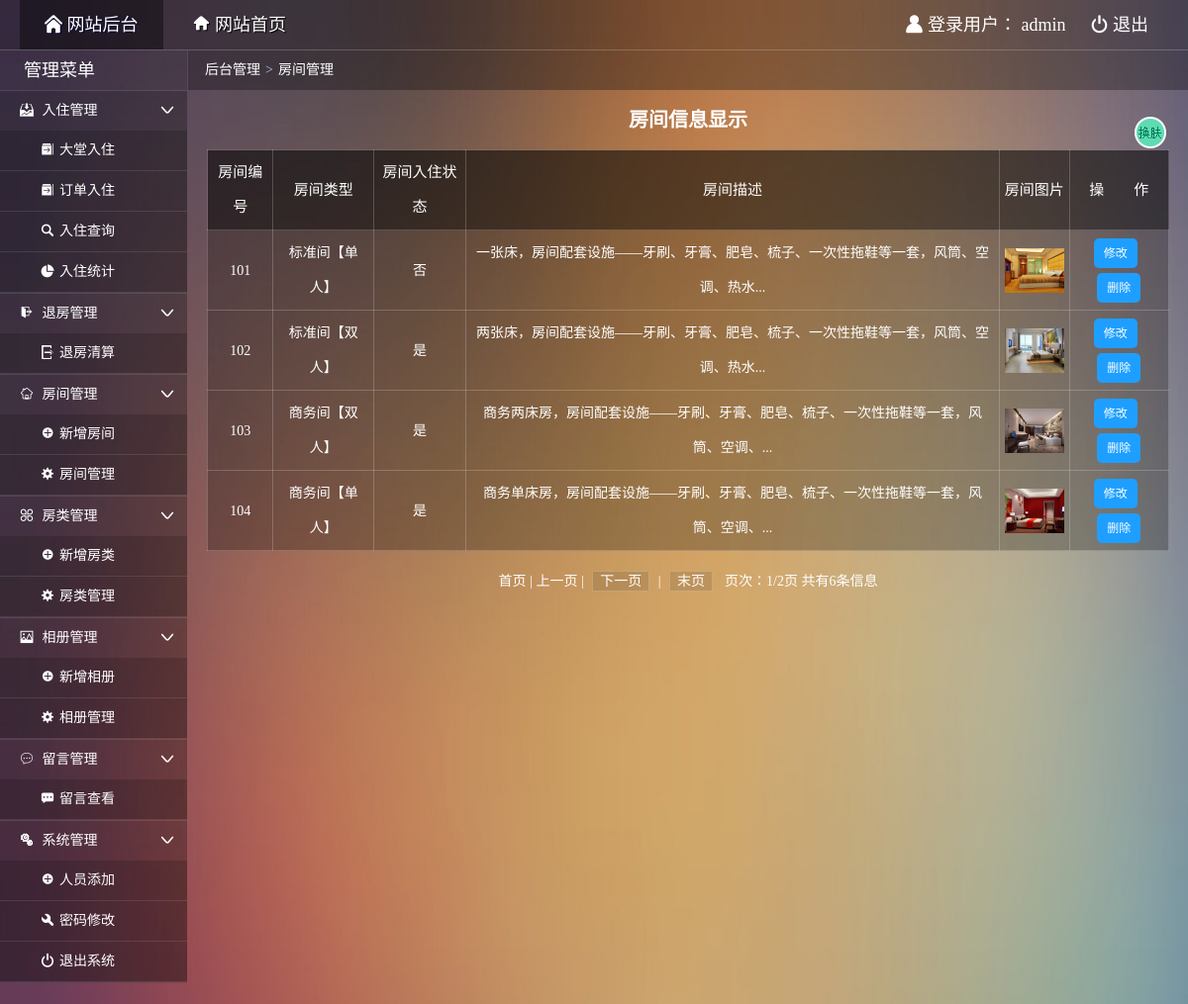
Screenshot of /admin/admin_roommgr.php (signed in) with the database file from the repository.
### tables this page shows
CREATE TABLE IF NOT EXISTS `room` (
  `roomid` varchar(4) NOT NULL COMMENT '房间编号',
  `typeid` int(4) NOT NULL COMMENT '类型标识',
  `status` char(1) NOT NULL COMMENT '是否入住',
  `remarks` varchar(500) default NULL COMMENT '房间描述',
  `pic` varchar(100) NOT NULL COMMENT '房间图片',
  PRIMARY KEY  (`roomid`),
  UNIQUE KEY `roomid` (`roomid`),
  KEY `FK_ID` (`typeid`)
);

CREATE TABLE IF NOT EXISTS `roomtype` (
  `typeid` int(4) NOT NULL auto_increment COMMENT '类型标识',
  `typename` varchar(20) NOT NULL COMMENT '类型名称',
  `area` varchar(2) NOT NULL COMMENT '房间面积',
  `hasNet` char(1) NOT NULL default '有' COMMENT '网络',
  `hasTV` char(1) NOT NULL default '有' COMMENT '有线电视',
  `price` decimal(8,2) NOT NULL COMMENT '价格',
  `totalnum` int(4) NOT NULL COMMENT '房间数量',
  `leftnum` int(4) NOT NULL COMMENT '剩余数量',
  PRIMARY KEY  (`typeid`)
);

### admin/admin_roommgr.php (the view, shortened to what this page needs)
<!doctype html>
<html>
<head>
  <link rel="stylesheet" type="text/css" href="css/common.css"/>
  <link rel="stylesheet" type="text/css" href="css/main.css"/>
</head>
<body>
  <div class="topbar-wrap white">
    <div class="topbar-inner clearfix">
      <div class="topbar-logo-wrap clearfix">
        <ul class="navbar-list clearfix">
          <li><a class="on" href="admin_index.php"><i class="icon-font">&#xe622;</i> 网站后台</a></li>
          <li><a href="../index.php" target="_blank"><i class="icon-font">&#xe681;</i> 网站首页</a></li>
        </ul>
      </div>
      <div class="top-info-wrap">
        <ul class="top-info-list clearfix">
          <li><i class="icon-font">&#xe607;</i> 登录用户：
            <?php
            if($_SESSION["aname"]){
              echo $_SESSION["aname"];
            }else{
              header("location:index.php");
              exit;
            }
            ?>
            </li>
          <li><a href="admin_logout.php"><i class="icon-font">&#xe638;</i> 退出</a></li>
        </ul>
      </div>
    </div>
  </div>
  <div class="container clearfix">
    <div class="main-wrap">
      <div class="crumb-wrap">
        <div class="crumb-list"><i class="icon-font"></i><a href="admin_index.php">后台管理</a><span class="crumb-step">&gt;</span><span class="crumb-name">房间管理</span></div>
      </div>
      <div class="search-wrap">房间信息显示</div>
      <div class="result-wrap">
        <div class="result-content">
          <table class="result-tab" width="100%">
            <tr>
              <th class="tc">房间编号</th>
              <th class="tc">房间类型</th>
              <th class="tc">房间入住状态</th>
              <th class="tc">房间描述</th>
              <th class="tc">房间图片</th>
              <th class="tc">操&emsp;&emsp;作</th>
            </tr>
            <?php
              require("../dbconnect.php");
              $pagesize = 4;
              $sql = "select a.roomid,a.typeid,b.typename,a.status,a.remarks,a.pic from room a,roomtype b where a.typeid=b.typeid";
              $rs=mysqli_query($db_link,$sql);
              $recordcount=mysqli_num_rows($rs);
              $pagecount=($recordcount-1)/$pagesize+1;
              $pagecount=(int)$pagecount;
              $pageno=@$_GET["pageno"];
              if($pageno=="")
              {
                  $pageno=1;
              }
              $startno=($pageno-1)*$pagesize;
              $sql = "select a.roomid,a.typeid,b.typename,a.status,a.remarks,a.pic from room a,roomtype b where a.typeid=b.typeid order by roomid asc limit $startno,$pagesize";
              $rs=mysqli_query($db_link,$sql);
              while($rows=mysqli_fetch_assoc($rs))
              {?>
              <tr>
                <td class='tc'><?php echo $rows["roomid"] ?></td>
                <td class='tc'><?php echo $rows["typename"] ?></td>
                <td class='tc'><?php echo $rows["status"] ?></td>
                <td class='tc'><?php echo $rows["remarks"] ?></td>
                <td class='tc'><img height='auto' width="60px" src='../images/<?php echo $rows["pic"] ?>'></td>
                <td class='tc'>
                  <a href='admin_roommod.php?mid=<?php echo $rows["roomid"] ?>'  class='link-update'>修改</a>&nbsp;&nbsp;<a href='delete.php?mid=<?php echo $rows["roomid"] ?>&typeid=<?php echo $rows["typeid"] ?>&status=<?php echo $rows["status"] ?>' class='link-del''>删除</a>
                </td>
              </tr>
            <?php } ?>
          </table>
          <div class="list-page">
              <?php
                if($pageno==1)
                {
                  if($recordcount>$pagesize){
                    echo "首页 | 上一页 | <a href='?pageno=".($pageno+1)."'>下一页</a> | <a href='?pageno=".$pagecount."'>末页</a>";
                  }else{
                    echo "首页 | 上一页 | 下一页 | 末页";
                  }
                }
                echo "&nbsp;&nbsp;页次：".$pageno."/".$pagecount."页&nbsp;共有".$recordcount."条信息";
              ?>
          </div>
        </div>
      </div>
    </div>
  </div>
</body>
</html>

### admin/css/common.css (style rules this page uses)
html { height:100%; }
body { width:100%;font:14px/1.5 '微软雅黑';word-wrap:break-word;word-break:break-all;-webkit-text-size-adjust:none;background-color: #54364a;background-repeat: no-repeat;background-size:100% 200%;color:#fff; }
body,dl,dd,h1,h2,h3,h4,h5,h6,p,form,ul,ol,blockquote { margin:0 }
img { border:0 none;vertical-align:middle }
table { border-collapse:collapse;border-spacing:0 }
em,i,cite,blockquote { font-style:normal }
ul,ol,li { list-style:none outside;padding:0 }
h1,h2,h3,h4,h5,h6 { font-size:100% }
a { color:#fff;text-decoration:none;outline:0 }
.tc { text-align:center; }
.clearfix:after { content:".";display:block;height:0;clear:both;visibility:hidden; }
.clearfix { *height:1%; }
.white,.white a:link,.white a:visited { color:#fff; }
.icon-font { font-family:'iconfont'; speak:none; font-weight:400; font-style:normal; font-variant:normal; text-transform:none; line-height:1; -webkit-font-smoothing:antialiased; }
.topbar-wrap { height:50px;line-height:50px;background:rgba(0, 0, 0, 0.3);border-bottom: 1px solid rgba(255, 255, 255, 0.2); }
.topbar-logo-wrap { float:left; }
.topbar-inner { font-size:18px;padding:0 20px; }
.navbar-list { float:left; }
.top-info-wrap { float:right; }
.navbar-list li { float:left; }
.navbar-list li a { float:left;margin-right:5px;padding:0 25px;text-shadow:1px 1px 1px #000; }
.navbar-list li a.on { color:#fff;text-shadow:1px 1px 1px #003;background:rgba(0,0,0,0.4); }
.top-info-list li { float:left; }
.top-info-list li a { float:left;margin-left:5px;padding:0 20px;display:inline;zoom:1; }
.list-page { padding:20px 0;text-align:center; }
.list-page a { margin:0 5px;padding:2px 7px;border:1px solid rgba(255,255,255,0.2);background:rgba(0,0,0,.1); }

### admin/css/main.css (style rules this page uses)
.sidebar-wrap { float: left;width: 189px;background: rgba(0, 0, 0, 0.20); }
.main-wrap { margin-left: 190px;min-height:100%; }
.sidebar-title { border-bottom: 1px solid rgba(255, 255, 255, 0.1);height: 40px;line-height: 40px;text-indent:1em;font-size: 24px;text-align: left; }
.sidebar-title h1 { font-weight: normal;font-size:18px; }
.sidebar-list li { background-color: rgba(0, 0, 0, 0.1);border-bottom: 1px solid rgba(255, 255, 255, 0.1); }
.sidebar-list li .icon-font { margin-right: 5px;color: #fff;font-size: 14px; }
.sidebar-list li a { padding: 0 15px 0 20px;display: block;color:#fff;height: 40px;line-height: 40px;position: relative; }
.sub-menu { background:rgba(0, 0, 0, 0.15); }
.sub-menu li { padding-left: 21px;background-color: rgba(0, 0, 0, 0.01);border-bottom: 1px solid rgba(255, 255, 255, 0.1); }
.sub-menu .icon-font { font-size: 11px; }
.crumb-wrap { height: 40px;line-height: 39px;background: rgba(0,0,0,0.3); }
.crumb-list { padding-left: 12px; }
.crumb-step { margin: 0 5px;color: #b2c2e0;font-family: serif; }
.search-wrap { padding: 15px 0;border-bottom: 1px solid #e5e5e5; }
.result-wrap { padding:0 19px; }
.result-tab { border-collapse:collapse;background-color: rgba(0,0,0,0.25); }
.result-tab th { font-weight: normal;font-size: 15px;background:rgba(0,0,0,0.4); }
.result-tab th,.result-tab td { padding:5px;border:1px solid rgba(255,255,255,0.2); }
.result-tab tr { line-height:35px;transition:all,.3s,ease; }
.result-tab .tc { text-align: center; }
.tc>a { background-color: #1E9FFF; display: inline-block; text-align: center; height: 30px; line-height: 30px; padding: 0 10px 0; border-radius: 5px; font-size: 12px; }
.search-wrap { font-weight: 700;padding: 15px 0 15px;color:#fff;text-align:center;font-size:20px;border:none; }
.icon { position: absolute; right: 8px; top: 12px; }
.set-btn { width: 32px;height: 32px;cursor: pointer;position: fixed;right: 22px;top: 118px;overflow: hidden;background-image: url(../img/s1.png);animation:setbtn 4s linear 0s infinite; }

### rows the page displays
room: roomid "101", typeid.typename "标准间【单人】", status "否", remarks "一张床，房间配套设施——牙刷、牙膏、肥皂、梳子、一次性拖鞋等一套，风筒、空调、热水...", pic (picture)
room: roomid "102", typeid.typename "标准间【双人】", status "是", remarks "两张床，房间配套设施——牙刷、牙膏、肥皂、梳子、一次性拖鞋等一套，风筒、空调、热水...", pic (picture)
room: roomid "103", typeid.typename "商务间【双人】", status "是", remarks "商务两床房，房间配套设施——牙刷、牙膏、肥皂、梳子、一次性拖鞋等一套，风筒、空调、...", pic (picture)
room: roomid "104", typeid.typename "商务间【单人】", status "是", remarks "商务单床房，房间配套设施——牙刷、牙膏、肥皂、梳子、一次性拖鞋等一套，风筒、空调、...", pic (picture)

### other values shown
$_SESSION["aname"] "admin"
$pageno "1"
$pagecount "2"
$recordcount "6"
